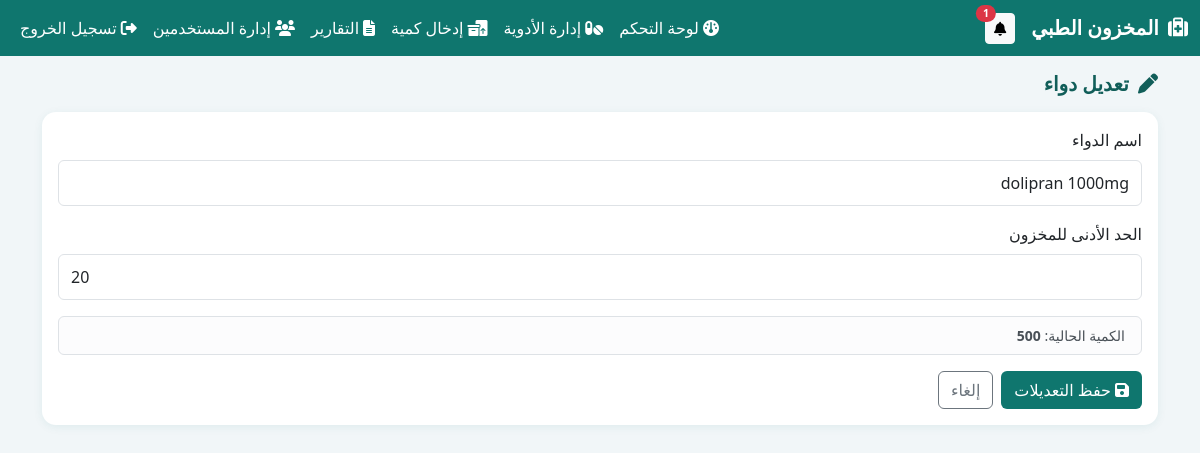
Page /medicines/1/edit (signed in) on the committed database.
### app.py (models this page shows, shortened)
class Medicine(db.Model):
    __tablename__ = "medicine"
    id = db.Column(db.Integer, primary_key=True)
    name = db.Column(db.String(150), unique=True, nullable=False)
    min_stock = db.Column(db.Integer, nullable=False, default=0)
    batches = db.relationship(
        "Batch",
        backref="medicine",
        cascade="all, delete-orphan",
        lazy="selectin",
        order_by="Batch.expire_date",
    )
    @property
    def total_quantity(self):
        return sum(b.quantity for b in self.batches)
    @property
    def active_batches(self):
        return [b for b in self.batches if b.quantity > 0]

class Batch(db.Model):
    __tablename__ = "batch"
    id = db.Column(db.Integer, primary_key=True)
    medicine_id = db.Column(db.Integer, db.ForeignKey("medicine.id"), nullable=False)
    quantity = db.Column(db.Integer, nullable=False, default=0)
    expire_date = db.Column(db.Date, nullable=True)

### app.py (the view, shortened to what this page needs)
@app.route("/medicines/<int:medicine_id>/edit", methods=["GET", "POST"])
@login_required
def edit_medicine(medicine_id):
    med = db.get_or_404(Medicine, medicine_id)
    return render_template("edit_medicine.html", med=med)

### app.py (called while the page is built)
@login_manager.user_loader
def load_user(user_id):
    return db.session.get(User, int(user_id))

@app.context_processor
def inject_globals():
    unread = 0
    if current_user.is_authenticated:
        if not session.get("alerts_read"):
            unread = len(get_alerts())
    return {
        "alerts_count": unread,
        "today_str": date.today().strftime("%d-%m-%Y"),
        "near_days": NEAR_EXPIRY_DAYS,
    }

### templates/edit_medicine.html (shortened to what this page needs)
{% extends "base.html" %}
{% block content %}
<h5 class="page-title mb-3"><i class="fa-solid fa-pen me-1"></i> تعديل دواء</h5>
<div class="card p-3">
  <form method="post">
    <div class="mb-3">
      <label class="form-label">اسم الدواء</label>
      <input type="text" name="name" class="form-control" value="{{ med.name }}" required>
    </div>
    <div class="mb-3">
      <label class="form-label">الحد الأدنى للمخزون</label>
      <input type="number" name="min_stock" class="form-control" min="0" value="{{ med.min_stock }}" required>
    </div>
    <div class="alert alert-light border py-2 small mb-3">الكمية الحالية: <strong>{{ med.total_quantity }}</strong></div>
    <div class="d-flex gap-2">
      <button class="btn btn-brand"><i class="fa-solid fa-floppy-disk me-1"></i>حفظ التعديلات</button>
      <a href="{{ url_for('medicines') }}" class="btn btn-outline-secondary">إلغاء</a>
    </div>
  </form>
</div>
{% endblock %}

### templates/base.html (style rules this page uses)
:root { --brand:#0f766e; --brand-dark:#115e59; --soft:#f1f6f8; }
body { background:var(--soft); font-family:"Segoe UI",Tahoma,sans-serif; padding-bottom:70px; }
.card { border:0; border-radius:14px; box-shadow:0 2px 10px rgba(15,118,110,.08); }
.btn-brand { background:var(--brand); color:#fff; }
.form-control,.form-select { min-height:46px; }
.page-title { font-weight:700; color:var(--brand-dark); }

### rows in the picture
Medicine: name "dolipran 1000mg", min_stock "20"
Batch: total_quantity "500"

### other values in the picture
{{ alerts_count }} "1"
